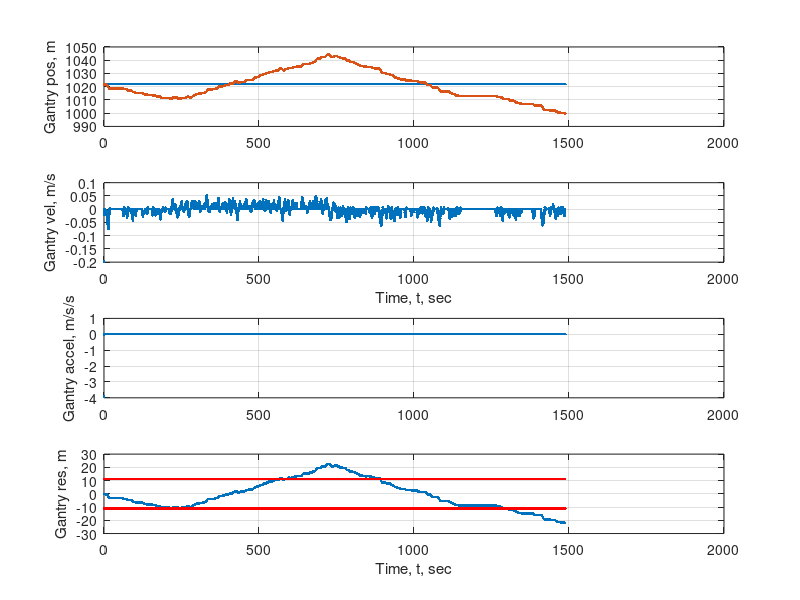
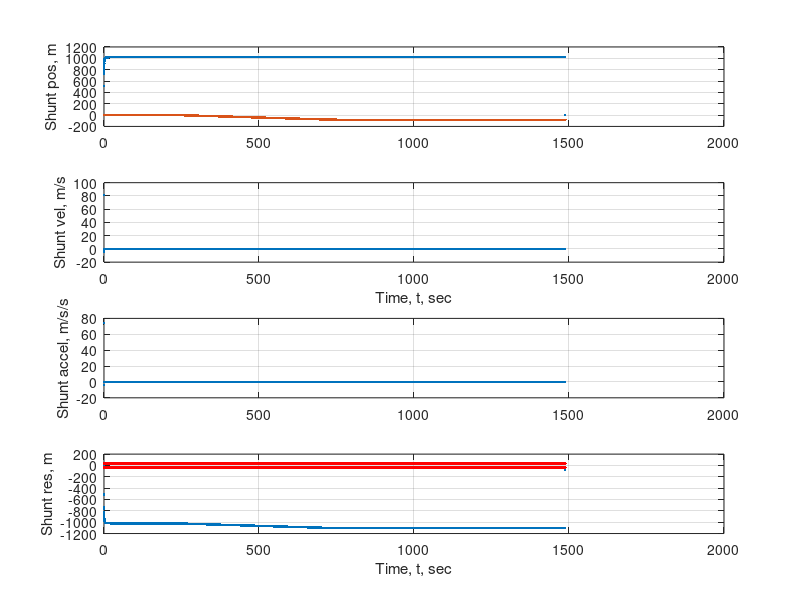
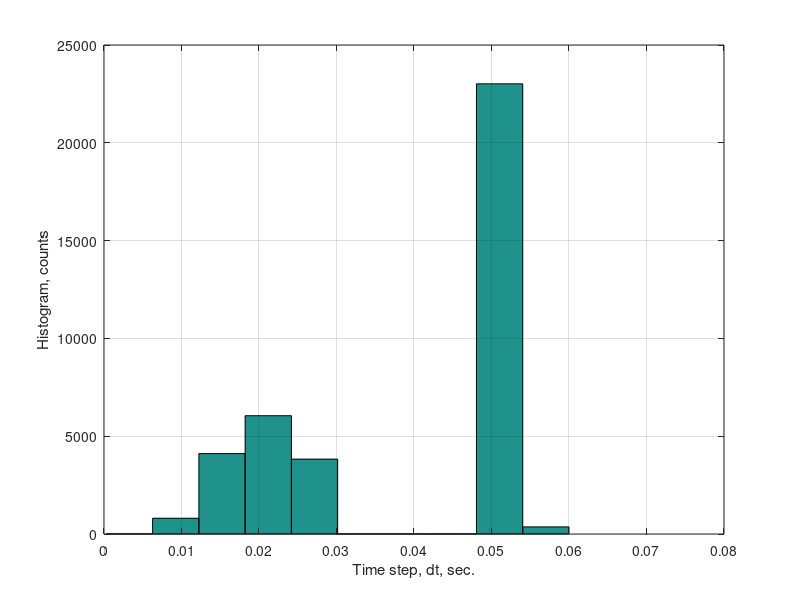

The MATLAB source for these figures, in order:
function [] = TCT_GantryShuntReadData()

%% Read in the data file
if isfile('GantryShunt.mat')
    % eg is the measurement of the gantry position.
    % ds is the measurement of the shunt machine position.
    % tm is the time vector corresponding to the above measurements
    load('GantryShunt.mat');
    nr = length(tm);
else
    error('Error: File GantryShunt.mat does not exist.');
end

%% Initialize variables
% student code here

%% Preallocate space
xsh         = zeros(3,nr);          % preallocate shunt state vector
xgh(1,:)    = ones(1,nr)*eg(1,1);   % preallocate gantry state vector with initialization
xgh(2:3,:)  = zeros(2,nr);          % preallocate gantry state vector 
dt          = diff(tm);             % time step between adjacent measurements (not constant)
phi         = zeros(3, 3, nr);
Qsh         = zeros(3,3,nr);
Qgh         = zeros(3,3,nr);
gamma       = zeros(3, nr);

%back_difference the velocity estimate 
xgh(2,2:end) = diff(eg) ./ dt; % gantry [m/s]
xsh(2,2:end) = diff(eg) ./ dt; %shunt [m/s]

%back difference the acceleration estimate
xgh(3,2:end) = diff(xgh(2,:)) ./ dt'; %gantry [m/s^2]
xsh(3,2:end) = diff(xsh(3,:)) ./ dt'; %shunt [m/s^2]

F = [0 1 0;
     0 0 1;
     0 0 0];

H = [1, 0, 0]; 

Rgh = var(eg);
Rsh = var(ds);
%phi is variable at every dt since dt is not constant
for i = 1:nr-1
    phi(:,:,i) = eye(3) + (F * dt(i)) + (F * dt(i))^2/factorial(2);
    gamma(:, i) = [0.5^2; dt(i); 1];
end

% p = polyfit(tm', xgh(1,:), 2);
% xgh(1,:) = polyval(p,tm');
% xgh(2,:) = polyval(polyder(p),tm');
% xgh(3,:) = polyval(polyder(polyder(p)), tm');
% 
% p = polyfit(tm', xsh(1,:), 2);
% xsh(1,:) = polyval(p,tm');
% xsh(2,:) = polyval(polyder(p),tm');
% xsh(3,:) = polyval(polyder(polyder(p)), tm');

%smooth position measurement to fit a second order polynomial 
for k = 4:nr - 3
    %y = [y(k* - 1), y(k*), y(k* + 1)]
    y_gantry = [eg(k - 3),eg(k - 2),eg(k - 1), eg(k), eg(k + 1), eg(k + 2),eg(k + 3)]';
    y_shunt = [ds(k - 3),ds(k - 2),ds(k - 1), ds(k), ds(k + 1),ds(k + 2),ds(k + 3)]';

    A = [1, (k - 3), 0.5*(k - 3)^2;
         1, (k - 2), 0.5*(k - 2)^2;
         1, (k - 1), 0.5*(k - 1)^2;
         1,  0,       0;
         1, (k + 1), 0.5*(k + 1)^2;
         1, (k + 2), 0.5*(k + 2)^2;
         1, (k + 3), 0.5*(k + 3)^2;];

    C_gantry = (A'*A)\A'*y_gantry;
    C_shunt = (A'*A)\A'*y_shunt;

 
    %velocity
    xgh(2,k) = C_gantry(2) + 2*C_gantry(3)*k; %gantry
    xsh(2,k) = C_shunt(2) + 2*C_shunt(3)*k; %shunt


    %acceleration
    xgh(3,k) = 2*C_gantry(3); %gantry 
    xsh(3,k) = 2*C_shunt(3); %shunt
end
omegagh = diff(xgh(3,:)) ./ dt';
omegash = diff(xsh(3,:)) ./ dt';

for i = 1:nr-1
    Qgh(:,:,i) = gamma(:,i) * gamma(:, i)' * var(omegagh);
    Qsh(:,:,i) = gamma(:,i) * gamma(:, i)' * var(omegash);
end

%% Process measurements
for i = 1:nr - 1
    if i == 1            % initialize the state and covariance for estimators
        % student code here
        
        Pgh = blkdiag(var(eg),var(xgh(2,:)),var(omegagh));
        Psh = blkdiag(var(ds),var(xsh(2,:)),var(omegash));
 
    else
      
        % student code here    % time propagation over each dt(i)
        xsh(:,i) = phi(:,:,i) * xgh(:, i) + gamma(i)*omegagh(i);
        Pgh_next = phi(:,:,i) * Pgh * phi(:,:,i)' + Qgh(:,:,i);

        xsh(:, i) = phi(:,:,i) * xsh(:, i) + gamma(i)*omegash(i);
        Psh_next = phi(:,:,i) * Psh * phi(:,:,i)' + Qsh(:,:,i);

        % student code here    % measurement update
        %calculate y hat
        y_hat_gh = H * xgh(:, i);
        y_hat_sh = H * xsh(:, i);

        %calcualte the residual
        rgh = eg(i) - y_hat_gh;
        rsh = ds(i) - y_hat_sh;

        %calculate the Kalman gain
        Kgh = Pgh * H' * inv(H * Pgh * H' + Rgh);
        xgh(:, i) = xgh(:, i) + Kgh * rgh;
        Pgh = Pgh - Kgh*(H*Pgh);

        Ksh = Psh * H' * inv(H * Psh * H' + Rsh);
        xsh(:, i) = xsh(:, i) + Ksh * rsh;
        Psh = Psh - Ksh*(H*Psh);

    end
end
pos_std_gh = ones(1, size(tm, 1)) * sqrt(Rgh);
pos_std_sh = ones(1, size(tm, 1)) * sqrt(Rsh);

neg_std_gh = ones(1, size(tm, 1)) * (-sqrt(Rgh));
neg_std_sh = ones(1, size(tm, 1)) * (-sqrt(Rsh));

na = 0;   % number of axes  
figure(1)
clf
na = na+1;
ax(na) = subplot(411);
plot(tm,xgh(1,:)','.', tm, eg,'.');grid on
ylabel('Gantry pos, m')
na = na+1;
ax(na) = subplot(412);
plot(tm,xgh(2,:),'.');grid on
ylabel('Gantry vel, m/s')
xlabel('Time, t, sec')
na = na+1;
ax(na) = subplot(413);
plot(tm,xgh(3,:)','.');grid on
ylabel('Gantry accel, m/s/s')
na = na+1;
ax(na) = subplot(414);
resg = eg - xgh(1,:)';
plot(tm,resg,'.');
hold on
plot(tm, pos_std_gh,'r.');
hold on
plot(tm, neg_std_gh,'r.');
grid on
ylabel('Gantry res, m')
xlabel('Time, t, sec')

figure(2)
clf
na = na+1;
ax(na) = subplot(411);
plot(tm,xsh(1,:)','.',tm, ds,'.');grid on
ylabel('Shunt pos, m')
na = na+1;
ax(na) = subplot(412);
plot(tm,xsh(2,:)','.');grid on
ylabel('Shunt vel, m/s')
xlabel('Time, t, sec')
na = na+1;
ax(na) = subplot(413);
plot(tm,xsh(3,:)','.');grid on
ylabel('Shunt accel, m/s/s')
na = na+1;
ax(na) = subplot(414);
ress  = ds - xsh(1,:)';
plot(tm,ress,'.');
hold on
plot(tm, pos_std_sh,'r.');
hold on
plot(tm, neg_std_sh,'r.');
grid on 
ylabel('Shunt res, m')
xlabel('Time, t, sec')

linkaxes(ax,'x')
figure(3)
maxdt = max(dt)
mindt = min(dt)
hist(dt); grid on
xlabel('Time step, dt, sec.')
ylabel('Histogram, counts')